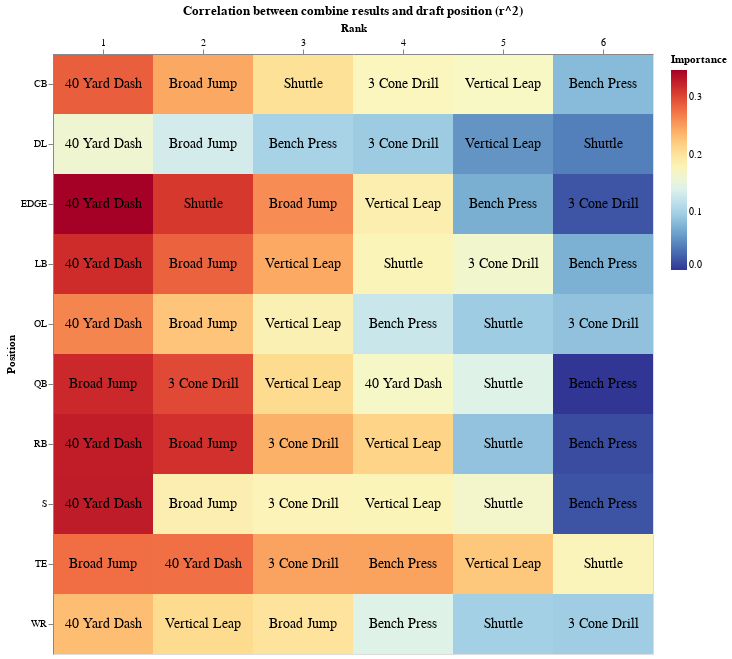

Write notebook code for a chart like this one.
### Code cell
heatmap_viz

### Figure 1 — Vega-Lite specification as saved in the notebook (floating-point values rounded to 4 significant figures)
{"config": {"view": {"continuousWidth": 300, "continuousHeight": 300}}, "layer": [{"mark": {"type": "rect"}, "encoding": {"color": {"field": "Importance", "scale": {"reverse": true, "scheme": "redyellowblue"}, "type": "quantitative"}, "tooltip": {"field": "Importance", "format": ".3", "type": "ordinal"}, "x": {"axis": {"labelAngle": 0, "orient": "top"}, "field": "Rank", "type": "ordinal"}, "y": {"field": "Position", "type": "ordinal"}}, "title": "Correlation between combine results and draft position (r^2)"}, {"mark": {"type": "text", "baseline": "middle", "fontSize": 14}, "encoding": {"color": {"value": "black"}, "text": {"field": "Event", "type": "ordinal"}, "tooltip": {"field": "Importance", "format": ".3", "type": "ordinal"}, "x": {"axis": {"labelAngle": 0, "orient": "top"}, "field": "Rank", "type": "ordinal"}, "y": {"field": "Position", "type": "ordinal"}}}], "data": {"name": "data-c3d8a88692a5d67fdc1e154ed9c230f5"}, "height": 600, "width": 600, "$schema": "https://vega.github.io/schema/vega-lite/v5.20.1.json", "datasets": {"data-c3d8a88692a5d67fdc1e154ed9c230f5": [{"Position": "CB", "Event": "40 Yard Dash", "Rank": 1, "Importance": 0.287}, {"Position": "CB", "Event": "Broad Jump", "Rank": 2, "Importance": 0.2449}, {"Position": "CB", "Event": "Shuttle", "Rank": 3, "Importance": 0.2031}, {"Position": "CB", "Event": "3 Cone Drill", "Rank": 4, "Importance": 0.1764}, {"Position": "CB", "Event": "Vertical Leap", "Rank": 5, "Importance": 0.1715}, {"Position": "CB", "Event": "Bench Press", "Rank": 6, "Importance": 0.08191}, {"Position": "DL", "Event": "40 Yard Dash", "Rank": 1, "Importance": 0.161}, {"Position": "DL", "Event": "Broad Jump", "Rank": 2, "Importance": 0.1325}, {"Position": "DL", "Event": "Bench Press", "Rank": 3, "Importance": 0.1021}, {"Position": "DL", "Event": "3 Cone Drill", "Rank": 4, "Importance": 0.09524}, {"Position": "DL", "Event": "Vertical Leap", "Rank": 5, "Importance": 0.05501}, {"Position": "DL", "Event": "Shuttle", "Rank": 6, "Importance": 0.04173}, {"Position": "EDGE", "Event": "40 Yard Dash", "Rank": 1, "Importance": 0.3472}, {"Position": "EDGE", "Event": "Shuttle", "Rank": 2, "Importance": 0.3092}, {"Position": "EDGE", "Event": "Broad Jump", "Rank": 3, "Importance": 0.2604}, {"Position": "EDGE", "Event": "Vertical Leap", "Rank": 4, "Importance": 0.186}, {"Position": "EDGE", "Event": "Bench Press", "Rank": 5, "Importance": 0.07236}, {"Position": "EDGE", "Event": "3 Cone Drill", "Rank": 6, "Importance": 0.01726}, {"Position": "LB", "Event": "40 Yard Dash", "Rank": 1, "Importance": 0.3169}, {"Position": "LB", "Event": "Broad Jump", "Rank": 2, "Importance": 0.2844}, {"Position": "LB", "Event": "Vertical Leap", "Rank": 3, "Importance": 0.2439}, {"Position": "LB", "Event": "Shuttle", "Rank": 4, "Importance": 0.1794}, {"Position": "LB", "Event": "3 Cone Drill", "Rank": 5, "Importance": 0.1645}, {"Position": "LB", "Event": "Bench Press", "Rank": 6, "Importance": 0.07394}, {"Position": "OL", "Event": "40 Yard Dash", "Rank": 1, "Importance": 0.265}, {"Position": "OL", "Event": "Broad Jump", "Rank": 2, "Importance": 0.2258}, {"Position": "OL", "Event": "Vertical Leap", "Rank": 3, "Importance": 0.1836}, {"Position": "OL", "Event": "Bench Press", "Rank": 4, "Importance": 0.1254}, {"Position": "OL", "Event": "Shuttle", "Rank": 5, "Importance": 0.09594}, {"Position": "OL", "Event": "3 Cone Drill", "Rank": 6, "Importance": 0.0876}, {"Position": "QB", "Event": "Broad Jump", "Rank": 1, "Importance": 0.3194}, {"Position": "QB", "Event": "3 Cone Drill", "Rank": 2, "Importance": 0.2989}, {"Position": "QB", "Event": "Vertical Leap", "Rank": 3, "Importance": 0.2088}, {"Position": "QB", "Event": "40 Yard Dash", "Rank": 4, "Importance": 0.1685}, {"Position": "QB", "Event": "Shuttle", "Rank": 5, "Importance": 0.1424}, {"Position": "QB", "Event": "Bench Press", "Rank": 6, "Importance": 0.0}, {"Position": "RB", "Event": "40 Yard Dash", "Rank": 1, "Importance": 0.3273}, {"Position": "RB", "Event": "Broad Jump", "Rank": 2, "Importance": 0.3138}, {"Position": "RB", "Event": "3 Cone Drill", "Rank": 3, "Importance": 0.2395}, {"Position": "RB", "Event": "Vertical Leap", "Rank": 4, "Importance": 0.2148}, {"Position": "RB", "Event": "Shuttle", "Rank": 5, "Importance": 0.08838}, {"Position": "RB", "Event": "Bench Press", "Rank": 6, "Importance": 0.0124}, {"Position": "S", "Event": "40 Yard Dash", "Rank": 1, "Importance": 0.3278}, {"Position": "S", "Event": "Broad Jump", "Rank": 2, "Importance": 0.1859}, {"Position": "S", "Event": "3 Cone Drill", "Rank": 3, "Importance": 0.1806}, {"Position": "S", "Event": "Vertical Leap", "Rank": 4, "Importance": 0.1792}, {"Position": "S", "Event": "Shuttle", "Rank": 5, "Importance": 0.1655}, {"Position": "S", "Event": "Bench Press", "Rank": 6, "Importance": 0.01674}, {"Position": "TE", "Event": "Broad Jump", "Rank": 1, "Importance": 0.278}, {"Position": "TE", "Event": "40 Yard Dash", "Rank": 2, "Importance": 0.2772}, {"Position": "TE", "Event": "3 Cone Drill", "Rank": 3, "Importance": 0.2486}, {"Position": "TE", "Event": "Bench Press", "Rank": 4, "Importance": 0.2479}, {"Position": "TE", "Event": "Vertical Leap", "Rank": 5, "Importance": 0.2241}, {"Position": "TE", "Event": "Shuttle", "Rank": 6, "Importance": 0.1786}, {"Position": "WR", "Event": "40 Yard Dash", "Rank": 1, "Importance": 0.23}, {"Position": "WR", "Event": "Vertical Leap", "Rank": 2, "Importance": 0.2092}, {"Position": "WR", "Event": "Broad Jump", "Rank": 3, "Importance": 0.2003}, {"Position": "WR", "Event": "Bench Press", "Rank": 4, "Importance": 0.1427}, {"Position": "WR", "Event": "Shuttle", "Rank": 5, "Importance": 0.09929}, {"Position": "WR", "Event": "3 Cone Drill", "Rank": 6, "Importance": 0.09721}]}}
